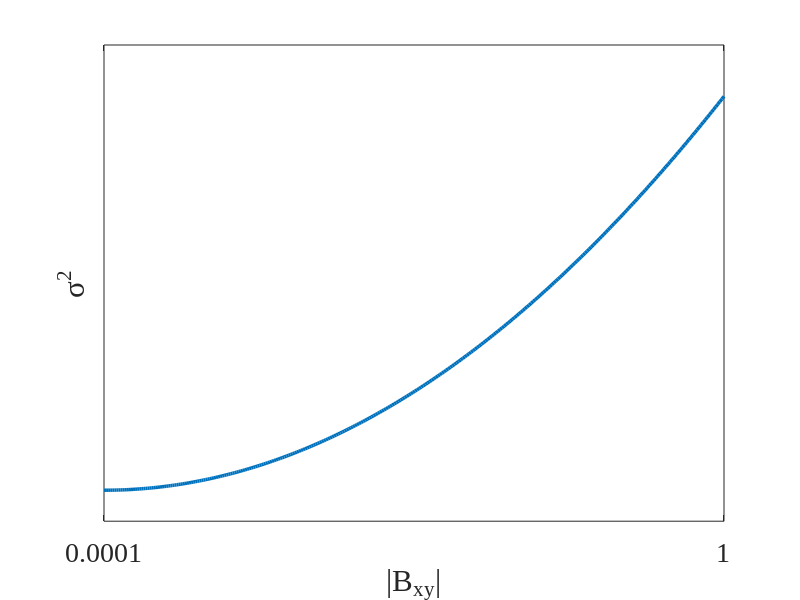

Here is the MATLAB script that generated this plot: (Note: this script raises an error after producing the figure.)
clear
clc
%20221031改变Bxy 2
sigma_S=0.5; %the effective beamwidth
delta_xx=0.03;
%delta_yy=0.045;
delta_yy=delta_xx;
delta_xy=0.033;
Ax=1;
Ay=1;
%Bxy=0.5;
c=[0.2 0.1 0.5
    0.1 0.5 0.8
    0.2 0.7 0.6
    0.8 0.7 0.3
    0.6 1 0.4];
% c=[0 0 1;
%     1 1 0;
%     0 1 0;
%     1 0 0;
%     0 1 1;];
 %c = rand(5,3);
% A = 1:5;
%%
%  for i=1:5
%for i=1:5
    %%
 % Bxy(i)=Bxy(i,:); 
min=0.0001;
max=2/((delta_xx/delta_yy)+(delta_yy/delta_xx));
N=300;
Bxy=linspace(min,max,N);                                                           
Sintillation_focus=zeros(N);
%delta_xy=min:0.0001:max;
%%
Sintillation_in=((Ax.^2).^2+2.*(Ax.*Ay.*Bxy).^2+(Ay.^2).^2)./((Ax.^2+Ay^2).^2);
%%
omiga_xx=((1/(4*sigma_S^2))+(1/(delta_xx^2)))^(-0.5);
omiga_yy=((1/(4*sigma_S^2))+(1/(delta_yy^2)))^(-0.5);
omiga_xy=((1/(4.*sigma_S.^2))+(1./(delta_xy.^2))).^(-0.5);
Sintillation_focus=((Ax.*omiga_xx).^4+2.*(Ax.^2.*Ay.^2.*Bxy.^2.*omiga_xy.^4)+(Ay.*omiga_yy).^4)./((Ax.^2.*omiga_xx.^2+Ay^2.*omiga_yy).^2);

%%
plot(Bxy,Sintillation_focus,'Linewidth',2.5)
%plot(delta_xy,Sintillation_focus,'Linewidth',2.5,'color',c(i,:))
hold on
xlabel('|B_{xy}|','Fontsize',20,'Fontname','Times');
ylabel('\sigma^2','Fontsize',20,'Fontname','Times');
set(gca,'XTick',[min,max],'fontname','Times New Roman','FontSize',20);
set(gca,'YTick',[0.5,0.6,0.7,0.8,0.9,1],'fontname','Times New Roman','FontSize',20);
xlim([min,max]),
%ylim([0.5,1])
set(gca,'xTickLabel',num2str(get(gca,'XTick')'))
set(gca,'yTickLabel',num2str(get(gca,'YTick')'))
xtickformat('%.3f')
%ylim([0,1]);
%set(gca,'Linewidth',3,'Fontname','Times','Fontsize',17,'Fontweight','Bold','Ytick',[0,0.5,1],'Color','blue',);
title('Scintillation coefficient','fontname','Times New Roman','FontSize',20)

%%
%Ox=[min, max];
%Oy=[Sintillation_in, Sintillation_in];
%Oz=[1,2];
%plot(Ox,Oy,'Linewidth',2.5,'LineStyle','--');
%hold on
%p1.LineWidth = 1;
%end

%%

%%
%hold on
%legend('|B_{xy}|=0.4','','|B_{xy}|=0.5','','|B_{xy}|=0.6','','|B_{xy}|=0.7','','|B_{xy}|=0.8','')
